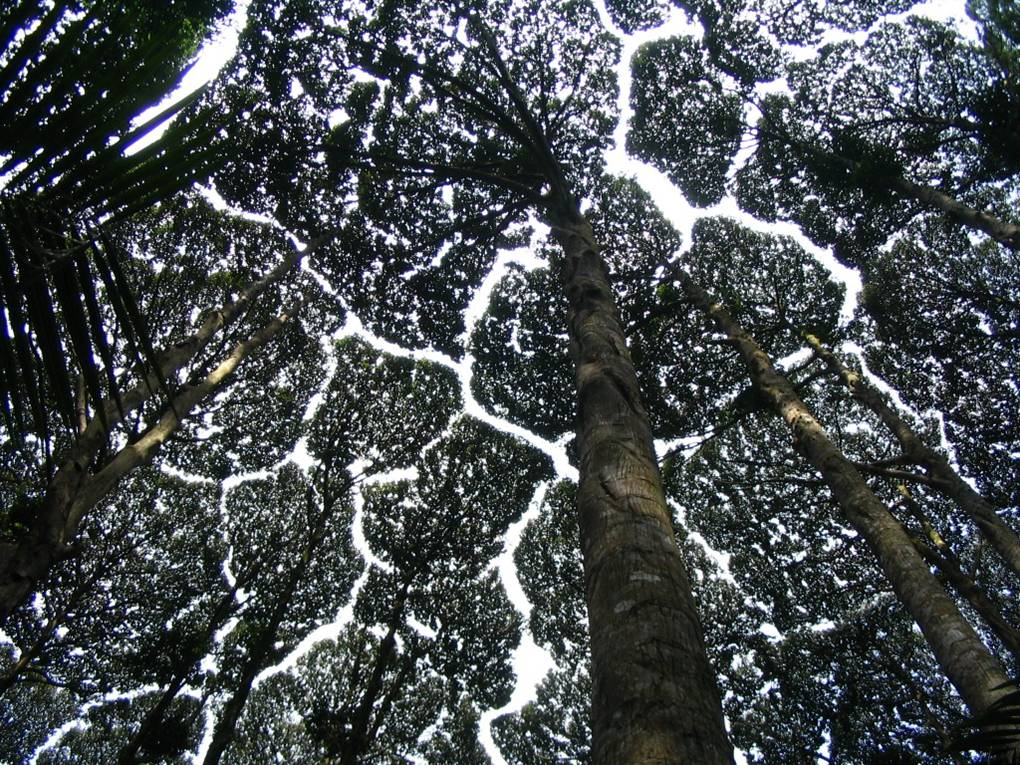
#> input picture timidez.jpg, 1020 x 765 px
$ jupyter execute Untitled1.ipynb
#> lines starting #> are read from the running program, lines starting #| are printed output that depends on the picture
[cell 1]
from PIL import Image, ImageOps, ImageFilter
import matplotlib.pyplot as plt

[cell 2]
img = Image.open('timidez.jpg')
#> img is the input picture: PIL image 1020x765 RGB; mean R, G, B 71.2, 76.3, 78.8

#creo una lista con los filtros q voy a aplicar

filtros = [
    ('Original', None),  # no aplico filtro, es la imagen original
    ('BLUR', ImageFilter.BLUR),
    ('CONTOUR', ImageFilter.CONTOUR),
    ('DETAIL', ImageFilter.DETAIL),
    ('EDGE_ENHANCE', ImageFilter.EDGE_ENHANCE),
    ('EMBOSS', ImageFilter.EMBOSS),
    ('FIND_EDGES', ImageFilter.FIND_EDGES),
    ('SHARPEN', ImageFilter.SHARPEN),
    ('GaussianBlur', ImageFilter.GaussianBlur(radius=3)),
    ('ModeFilter', ImageFilter.ModeFilter(size=3))
]

for nombre, filtro in filtros:
    if filtro is None:
        imagenConFiltro = img
    else:
        imagenConFiltro = img.filter(filtro)

    imagenConFiltro.show(title = nombre)
#> this loop made 10 passes
#> pass 2, `imagenConFiltro = img.filter(filtro)`:
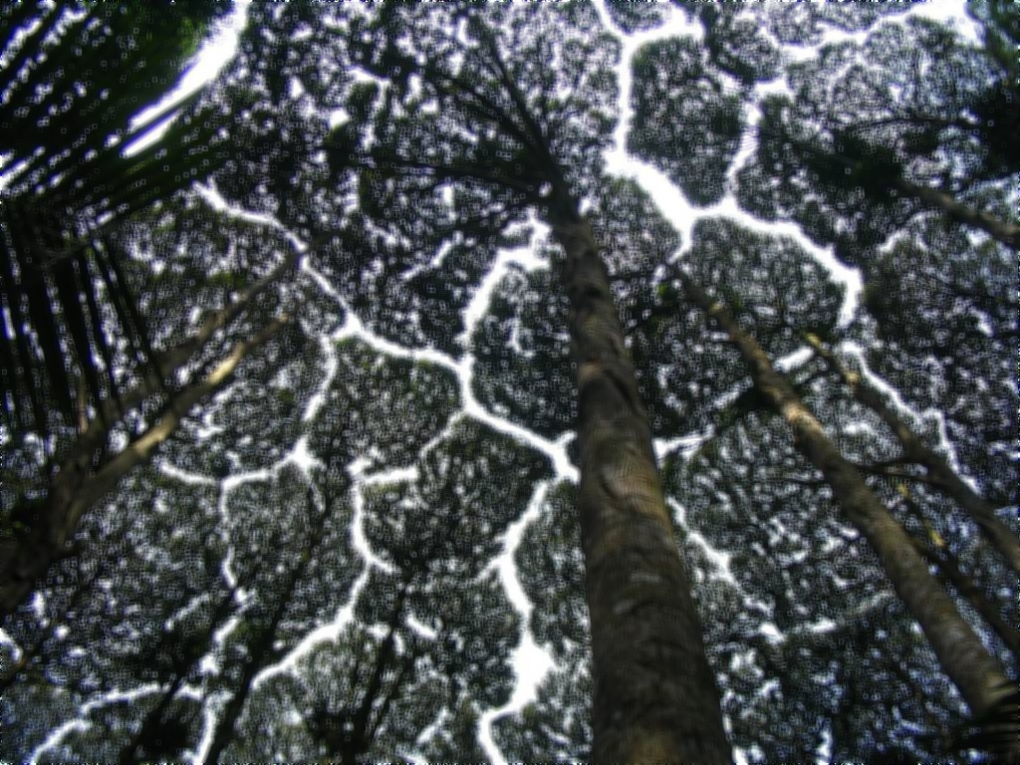
#> imagenConFiltro: PIL image 1020x765 RGB; mean R, G, B 71.2, 76.3, 78.8
#> pass 3, `imagenConFiltro = img.filter(filtro)`:
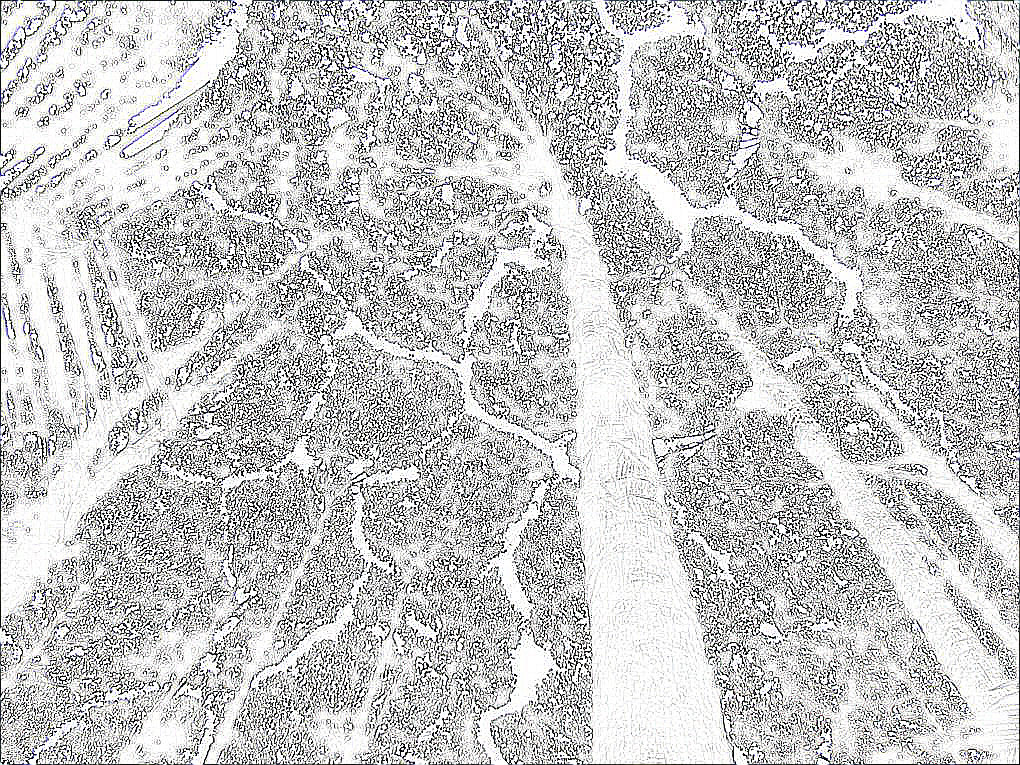
#> imagenConFiltro: PIL image 1020x765 RGB; mean R, G, B 195.4, 195.4, 195.8
    #imagenConFiltro.save(f'{nombre}.jpg')

[cell 3]
from PIL import Image, ImageFilter
import matplotlib.pyplot as plt


img = Image.open('timidez.jpg')


filtros = [
    ('Original', None),
    ('BLUR', ImageFilter.BLUR),
    ('CONTOUR', ImageFilter.CONTOUR),
    ('DETAIL', ImageFilter.DETAIL),
    ('EDGE_ENHANCE', ImageFilter.EDGE_ENHANCE),
    ('EMBOSS', ImageFilter.EMBOSS),
    ('FIND_EDGES', ImageFilter.FIND_EDGES),
    ('SHARPEN', ImageFilter.SHARPEN),
    ('GaussianBlur', ImageFilter.GaussianBlur(radius=3)),
    ('ModeFilter', ImageFilter.ModeFilter(size=3))
]


imagenes_filtradas = []
for nombre, filtro in filtros:
    if filtro is None:
        imagen = img.copy()
    else:
        imagen = img.filter(filtro)
    imagenes_filtradas.append((nombre, imagen))
#> after the loop, imagenes_filtradas = 10 items


columnas = 3
filas = (len(imagenes_filtradas) + columnas - 1) // columnas
#> filas = 4
fig, axs = plt.subplots(filas, columnas, figsize=(12, 4 * filas))


axs = axs.flatten()


for i, (nombre, imagen) in enumerate(imagenes_filtradas):
    axs[i].imshow(imagen)
    axs[i].set_title(nombre)
    axs[i].axis('off')
#> this loop made 10 passes
#> nombre on passes 1 to 10: 'Original', 'BLUR', 'CONTOUR', 'DETAIL', 'EDGE_ENHANCE', 'EMBOSS', 'FIND_EDGES', 'SHARPEN', 'GaussianBlur', 'ModeFilter'

# Desactivar subplots vacíos
for j in range(i + 1, len(axs)):
    axs[j].axis('off')
#> this loop made 2 passes
#> j on passes 1 to 2: 10, 11

plt.tight_layout()
plt.show()
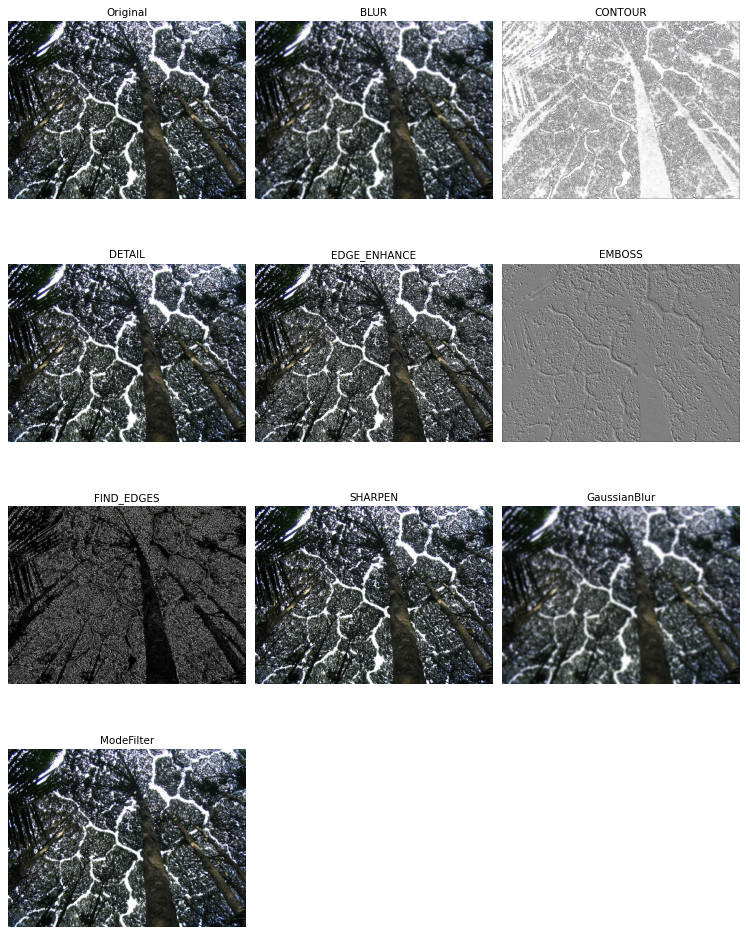
#> figure drawn by matplotlib, 10 panels
